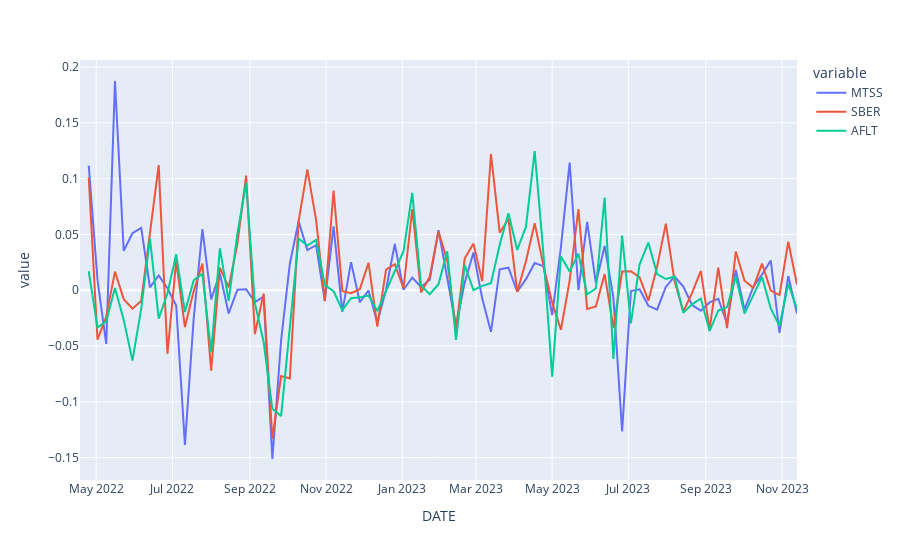

Source (notebook cell):
### Markdown cell above
## Динамика доходности акций

### Code cell
returns = df.pct_change()
px.line(returns)
